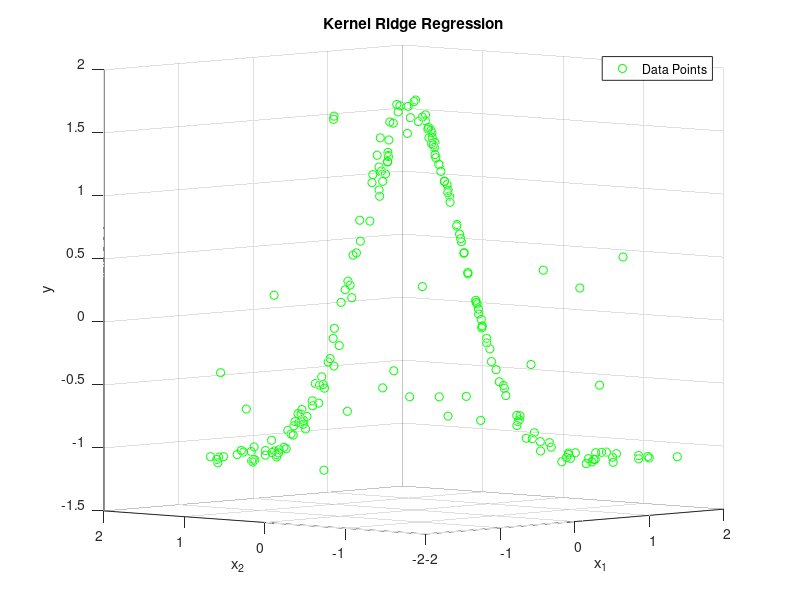
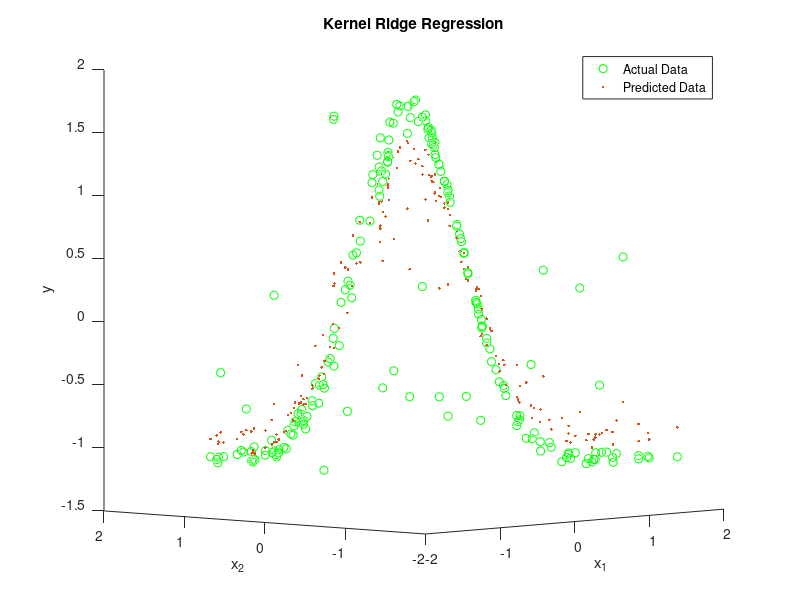

Write MATLAB code to recreate these figures, in order.
% Kernel Ridge Regression
% Initailization (Dataset: data2)
clear all;clc;
 
% * Zscore normalization

data=zscore(csvread('GaussianData.csv'));
x=data(:,1:end-1);
y=data(:,end);
% 
% * Total number of data points

N=length(data);
% 
% * Visualization of the Data

figure
scatter3(x(:,1),x(:,2),y,'g')
title('Kernel Ridge Regression')
xlabel({'x_1'})
ylabel({'x_2'})
zlabel('y')
view([-47.1 4.4])
legend('Data Points')
% Various Kernels for above data
% * Linear Kernel
%
K_linear=(x*x');
% 
% * Polynomial Kernel (Poly3)

K_poly3=(x*x').^3;
% 
% * Gaussian Kernel

K_gauss=zeros(N,N);
for j=1:N
 for i=1:N
    K_gauss(i,j)=exp(-norm(x(j,:)-x(i,:)));
 end
end
% Algorithm
% # f_linear : Regression Function due to Linear Kernel
% # f_poly3 : Regression Function due to Poly3 Kernel
% # f_gaussian : Regression Function due to Gaussian Kernel
% 
% * mse : Mean Square Error
% * A\b instead of inv(A)*b for faster computation
%
f_linear=zeros(N,1);
f_poly3=zeros(N,1);
f_gaussian=zeros(N,1);

mse=[];
intvl=0.1;

for lambda=intvl:intvl:1
    
    for i=1:N
        
        f_linear(i,1)= y'*((K_linear+ lambda*eye(N))\K_linear(i,:)');
        
        f_poly3(i,1)= y'*((K_poly3+ lambda*eye(N))\K_poly3(i,:)');
        
        f_gaussian(i,1)= y'*((K_gauss+ lambda*eye(N))\K_gauss(i,:)');
    end
     
    mse=[mse; norm(f_linear-y)^2/N, norm(f_poly3-y)^2/N, norm(f_gaussian-y)^2/N];
end
% Mean square error is the assessment measure for optimal Kernel
%
mse_=min(mse(:,1));
fprintf('Mean square error (Linear Kernel) : %f',mse_)

mse_=min(mse(:,2));
fprintf('Mean square error (Poly3 Kernel) : %f',mse_)

[mse_,gaussain_indx]=min(mse(:,3));
fprintf('"minimum" Mean square error (Gaussian Kernel) : %f',mse_)

% Optimal Langrangian Parameter
%
lambda_optimal=intvl*gaussain_indx
% Prediction Values (due to various Kernels)
%
Predicted=[y,f_linear,f_poly3,f_gaussian]
% Alpha & Dual, calculated as follows :
%
alpha=2*lambda_optimal*inv((K_gauss+lambda_optimal*eye(N)))*y
W_alpha=y'*alpha -(1/4*lambda_optimal)*alpha'*K_gauss*alpha -(1/4)*alpha'*alpha
% Actual Vs Predicted Values
%
figure
hold on

scatter3(x(:,1),x(:,2),y,'g')
scatter3(x(:,1),x(:,2),f_gaussian,'.r')

title('Kernel Ridge Regression')
xlabel({'x_1'})
ylabel({'x_2'})
zlabel('y')
view([-47.1 4.4])
legend('Actual Data','Predicted Data')

hold off
%
% Bhartendu, Machine Learning & Computing